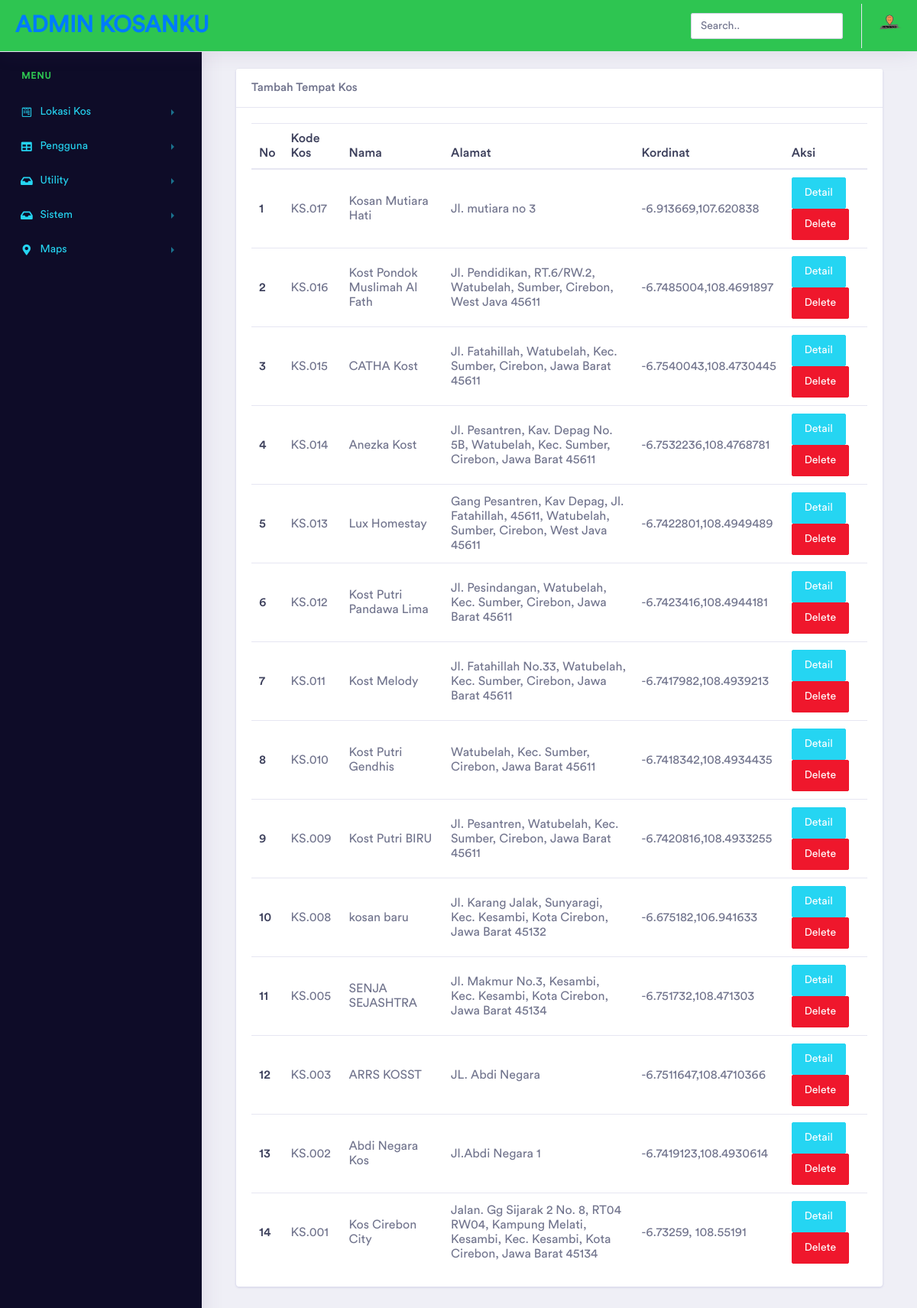
Screenshot of /pages/media.php?module=detail (signed in) with the database file from the repository.
### tables this page shows
CREATE TABLE `tempat` (
  `id_tempat` varchar(15) NOT NULL,
  `id_kategori` varchar(15) NOT NULL,
  `nama_tempat` varchar(35) NOT NULL,
  `keterangan` text NOT NULL,
  `alamat` text NOT NULL,
  `luas_kamar` varchar(35) NOT NULL,
  `jml_kamar` int(5) NOT NULL,
  `jml_kosong` int(5) NOT NULL,
  `tarif` varchar(35) NOT NULL,
  `harga_tarif` int(9) NOT NULL,
  `fasilitas` varchar(35) NOT NULL,
  `detail_fasilitas` varchar(100) NOT NULL,
  `kordinat` varchar(100) NOT NULL,
  `gambar` varchar(100) NOT NULL,
  `frame` text NOT NULL,
  `id_user` varchar(50) NOT NULL,
  `id_kota` varchar(6) NOT NULL
);

### pages/modul/mod_detail/detail.php (the view, shortened to what this page needs)
<?php
$aksi="modul/mod_detail/aksi_detail.php";
switch($_GET[act]){
  default:
  echo "					<div class='col-xl-16 col-lg-16 col-md-12 col-sm-12 col-12'>
                            <div class='card'>
                                <h5 class='card-header'><a href='?module=detail&act=tambahdetail'>Tambah Tempat Kos</a></h5>
                                <div class='card-body'>
                                    <div class='table-responsive '>
                                        <table class='table'>
                                            <thead>
                                                <tr>
                                                    <th scope='col'>No</th>
													<th scope='col'>Kode Kos</th>
                                                    <th scope='col'>Nama </th>
													<th scope='col'>Alamat </th>
													<th scope='col'>Kordinat </th>
													<th scope='col'>Aksi</th>
                                                </tr>
                                            </thead>
                                            <tbody>";
											$tampil=mysql_query("SELECT * FROM tempat ORDER BY id_tempat DESC");
    $no=1;
    while ($r=mysql_fetch_array($tampil)){
                                                echo"<tr>
                                                    <th scope='row'>$no</th>
													<td>$r[id_tempat]</td>
                                                    <td>$r[nama_tempat]</td>
													<td>$r[alamat]</td>
													<td>$r[kordinat]</td>
													<td> <a class='btn btn-info' href='?module=detail&act=tambahdetail&id=$r[id_tempat]'>
										<i class='icon-edit icon-white'></i>
										Detail
									</a>
                                    <a class='btn btn-danger' href='$aksi?module=detail&act=hapus&id=$r[id_tempat]'>
                                        <i class='icon-trash icon-white'></i>
                                        Delete
                                    </a></td>
                                                </tr>";
												$no++;
	}
                                            echo"</tbody>
                                        </table>
                                    </div>
                                </div>
                            </div>
                        </div>";
    break;
  }
?>

### rows the page displays
tempat: id_tempat "KS.017", nama_tempat "Kosan Mutiara Hati", alamat "Jl. mutiara no 3", kordinat "-6.913669,107.620838"
tempat: id_tempat "KS.016", nama_tempat "Kost Pondok Muslimah Al Fath", alamat "Jl. Pendidikan, RT.6/RW.2, Watubelah, Sumber, Cirebon, West Java 45611", kordinat "-6.7485004,108.4691897"
tempat: id_tempat "KS.015", nama_tempat "CATHA Kost", alamat "Jl. Fatahillah, Watubelah, Kec. Sumber, Cirebon, Jawa Barat 45611", kordinat "-6.7540043,108.4730445"
tempat: id_tempat "KS.014", nama_tempat "Anezka Kost", alamat "Jl. Pesantren, Kav. Depag No. 5B, Watubelah, Kec. Sumber, Cirebon, Jawa Barat 45611", kordinat "-6.7532236,108.4768781"
tempat: id_tempat "KS.013", nama_tempat "Lux Homestay", alamat "Gang Pesantren, Kav Depag, Jl. Fatahillah, 45611, Watubelah, Sumber, Cirebon, West Java 45611", kordinat "-6.7422801,108.4949489"
tempat: id_tempat "KS.012", nama_tempat "Kost Putri Pandawa Lima", alamat "Jl. Pesindangan, Watubelah, Kec. Sumber, Cirebon, Jawa Barat 45611", kordinat "-6.7423416,108.4944181"
tempat: id_tempat "KS.011", nama_tempat "Kost Melody", alamat "Jl. Fatahillah No.33, Watubelah, Kec. Sumber, Cirebon, Jawa Barat 45611", kordinat "-6.7417982,108.4939213"
tempat: id_tempat "KS.010", nama_tempat "Kost Putri Gendhis", alamat "Watubelah, Kec. Sumber, Cirebon, Jawa Barat 45611", kordinat "-6.7418342,108.4934435"
tempat: id_tempat "KS.009", nama_tempat "Kost Putri BIRU", alamat "Jl. Pesantren, Watubelah, Kec. Sumber, Cirebon, Jawa Barat 45611", kordinat "-6.7420816,108.4933255"
tempat: id_tempat "KS.008", nama_tempat "kosan baru", alamat "Jl. Karang Jalak, Sunyaragi, Kec. Kesambi, Kota Cirebon, Jawa Barat 45132", kordinat "-6.675182,106.941633"
tempat: id_tempat "KS.005", nama_tempat "SENJA SEJASHTRA", alamat "Jl. Makmur No.3, Kesambi, Kec. Kesambi, Kota Cirebon, Jawa Barat 45134", kordinat "-6.751732,108.471303"
tempat: id_tempat "KS.003", nama_tempat "ARRS KOSST", alamat "JL. Abdi Negara", kordinat "-6.7511647,108.4710366"
tempat: id_tempat "KS.002", nama_tempat "Abdi Negara Kos", alamat "Jl.Abdi Negara 1", kordinat "-6.7419123,108.4930614"
tempat: id_tempat "KS.001", nama_tempat "Kos Cirebon City", alamat "Jalan. Gg Sijarak 2 No. 8, RT04 RW04, Kampung Melati, Kesambi, Kec. Kesambi, Kota Cirebon, Jawa Barat 45134", kordinat "-6.73259, 108.55191"
